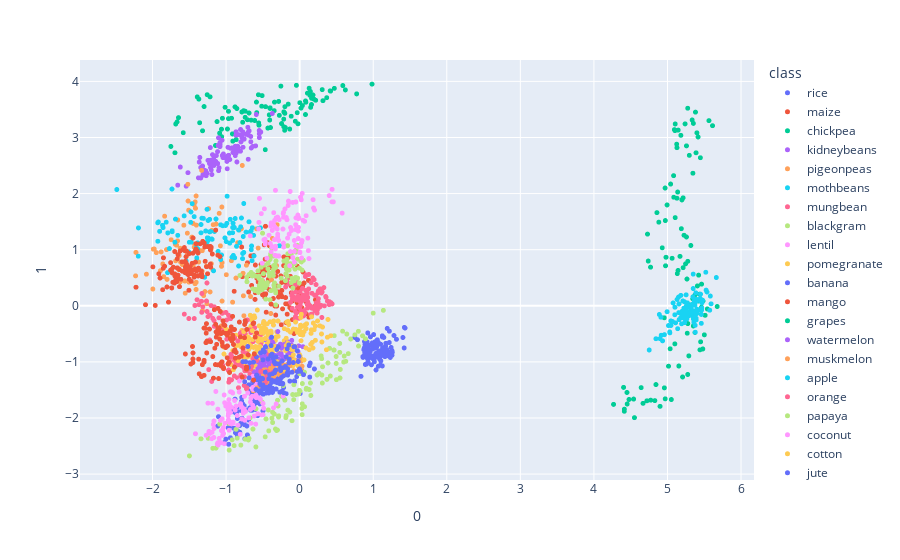

Source (notebook cell):
### Markdown cell above
Isomap busca mantener las distancias geodesicas (distancia minima entre dos puntos en una superficie, una linea recta (como desenrrollar un papel))

Funciona estableciendo vecinos entre los valores del conjunto de datos y busca una representacion euclideana

estas distancias geodesicas entre los puntos van conformando un grafo y es un problema de distancia (dijkstra o bellman ford)

### Code cell
isomap_df = Isomap(n_neighbors=200, n_components=3)
isomap_df.fit(dataframe_escalado)
projections_isomap = isomap_df.transform(dataframe_escalado)
#scatter_3d
fig = px.scatter(
    projections_isomap, x=0, y=1, #z=2
    color=dataframe['label'], labels={'color': 'class'}
)
fig.update_traces(marker_size=5)
fig.show()
